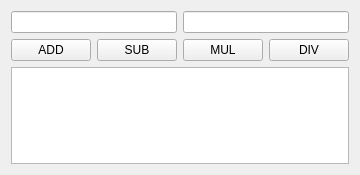
<?xml version="1.0" encoding="UTF-8"?>
<ui version="4.0">
 <class>Form__calc</class>
 <widget class="QWidget" name="Form__calc">
  <property name="geometry">
   <rect>
    <x>0</x>
    <y>0</y>
    <width>358</width>
    <height>175</height>
   </rect>
  </property>
  <property name="windowTitle">
   <string>Form</string>
  </property>
  <layout class="QVBoxLayout" name="verticalLayout">
   <item>
    <layout class="QHBoxLayout" name="horizontalLayout">
     <item>
      <widget class="QLineEdit" name="lineEdit__a"/>
     </item>
     <item>
      <widget class="QLineEdit" name="lineEdit__b"/>
     </item>
    </layout>
   </item>
   <item>
    <layout class="QHBoxLayout" name="horizontalLayout_2">
     <item>
      <widget class="QPushButton" name="pushButton__add">
       <property name="text">
        <string>ADD</string>
       </property>
      </widget>
     </item>
     <item>
      <widget class="QPushButton" name="pushButton__sub">
       <property name="text">
        <string>SUB</string>
       </property>
      </widget>
     </item>
     <item>
      <widget class="QPushButton" name="pushButton__mul">
       <property name="text">
        <string>MUL</string>
       </property>
      </widget>
     </item>
     <item>
      <widget class="QPushButton" name="pushButton__div">
       <property name="text">
        <string>DIV</string>
       </property>
      </widget>
     </item>
    </layout>
   </item>
   <item>
    <widget class="QTextEdit" name="textEdit__res"/>
   </item>
  </layout>
 </widget>
 <resources/>
 <connections/>
</ui>
